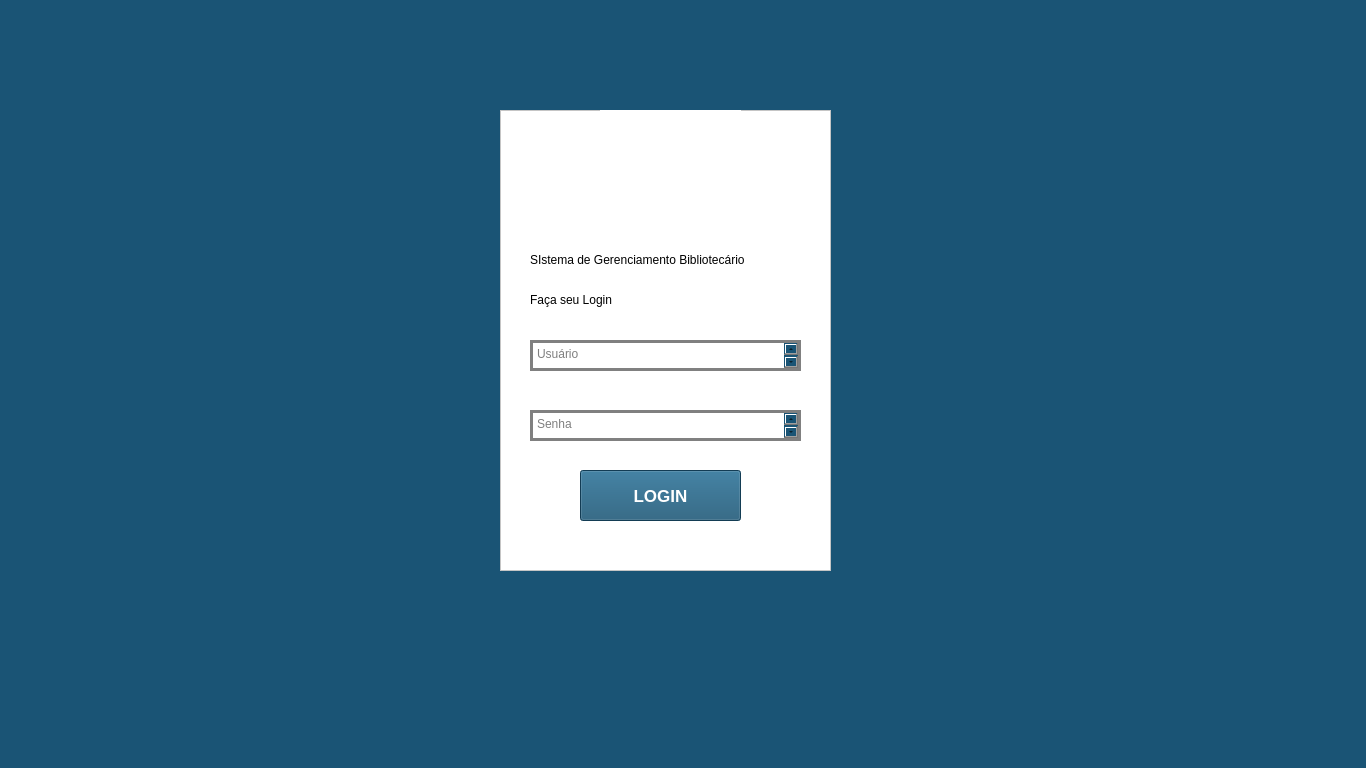
<?xml version="1.0" encoding="UTF-8"?>
<ui version="4.0">
 <class>Login</class>
 <widget class="QWidget" name="Login">
  <property name="windowModality">
   <enum>Qt::WindowModal</enum>
  </property>
  <property name="enabled">
   <bool>true</bool>
  </property>
  <property name="geometry">
   <rect>
    <x>0</x>
    <y>0</y>
    <width>1366</width>
    <height>768</height>
   </rect>
  </property>
  <property name="cursor">
   <cursorShape>ArrowCursor</cursorShape>
  </property>
  <property name="windowTitle">
   <string>BiblioDesk - Login</string>
  </property>
  <property name="layoutDirection">
   <enum>Qt::LeftToRight</enum>
  </property>
  <property name="autoFillBackground">
   <bool>false</bool>
  </property>
  <property name="styleSheet">
   <string notr="true">QWidget{
	background-color:#1a5475;
}

QListView
{
background-color:white;
}

QLabel{
background-color:white;
color:black;
}

QTextEdit
{
background-color:white;
border: 3px solid gray;
color:black;
}

QPushButton
{
	color:white;
}
</string>
  </property>
  <widget class="QListView" name="lvFormLogin">
   <property name="geometry">
    <rect>
     <x>500</x>
     <y>110</y>
     <width>331</width>
     <height>461</height>
    </rect>
   </property>
  </widget>
  <widget class="QLabel" name="lSGB">
   <property name="geometry">
    <rect>
     <x>530</x>
     <y>250</y>
     <width>281</width>
     <height>20</height>
    </rect>
   </property>
   <property name="text">
    <string>SIstema de Gerenciamento Bibliotecário</string>
   </property>
  </widget>
  <widget class="QLabel" name="lLogo">
   <property name="geometry">
    <rect>
     <x>600</x>
     <y>110</y>
     <width>141</width>
     <height>131</height>
    </rect>
   </property>
   <property name="styleSheet">
    <string notr="true"/>
   </property>
   <property name="text">
    <string/>
   </property>
   <property name="pixmap">
    <pixmap>icons/BiblioDesk.png</pixmap>
   </property>
   <property name="scaledContents">
    <bool>true</bool>
   </property>
  </widget>
  <widget class="QLabel" name="lSGB_2">
   <property name="geometry">
    <rect>
     <x>530</x>
     <y>290</y>
     <width>101</width>
     <height>20</height>
    </rect>
   </property>
   <property name="text">
    <string>Faça seu Login</string>
   </property>
  </widget>
  <widget class="QTextEdit" name="teUser">
   <property name="geometry">
    <rect>
     <x>530</x>
     <y>340</y>
     <width>271</width>
     <height>31</height>
    </rect>
   </property>
   <property name="cursor" stdset="0">
    <cursorShape>IBeamCursor</cursorShape>
   </property>
   <property name="tabChangesFocus">
    <bool>true</bool>
   </property>
   <property name="html">
    <string>&lt;!DOCTYPE HTML PUBLIC &quot;-//W3C//DTD HTML 4.0//EN&quot; &quot;http://www.w3.org/TR/REC-html40/strict.dtd&quot;&gt;
&lt;html&gt;&lt;head&gt;&lt;meta name=&quot;qrichtext&quot; content=&quot;1&quot; /&gt;&lt;meta charset=&quot;utf-8&quot; /&gt;&lt;style type=&quot;text/css&quot;&gt;
p, li { white-space: pre-wrap; }
hr { height: 1px; border-width: 0; }
li.unchecked::marker { content: &quot;\2610&quot;; }
li.checked::marker { content: &quot;\2612&quot;; }
&lt;/style&gt;&lt;/head&gt;&lt;body style=&quot; font-family:'Ubuntu'; font-size:11pt; font-weight:400; font-style:normal;&quot;&gt;
&lt;p style=&quot;-qt-paragraph-type:empty; margin-top:0px; margin-bottom:0px; margin-left:0px; margin-right:0px; -qt-block-indent:0; text-indent:0px;&quot;&gt;&lt;br /&gt;&lt;/p&gt;&lt;/body&gt;&lt;/html&gt;</string>
   </property>
   <property name="placeholderText">
    <string>Usuário</string>
   </property>
  </widget>
  <widget class="QTextEdit" name="teUser_2">
   <property name="geometry">
    <rect>
     <x>530</x>
     <y>410</y>
     <width>271</width>
     <height>31</height>
    </rect>
   </property>
   <property name="cursor" stdset="0">
    <cursorShape>IBeamCursor</cursorShape>
   </property>
   <property name="tabChangesFocus">
    <bool>true</bool>
   </property>
   <property name="html">
    <string>&lt;!DOCTYPE HTML PUBLIC &quot;-//W3C//DTD HTML 4.0//EN&quot; &quot;http://www.w3.org/TR/REC-html40/strict.dtd&quot;&gt;
&lt;html&gt;&lt;head&gt;&lt;meta name=&quot;qrichtext&quot; content=&quot;1&quot; /&gt;&lt;meta charset=&quot;utf-8&quot; /&gt;&lt;style type=&quot;text/css&quot;&gt;
p, li { white-space: pre-wrap; }
hr { height: 1px; border-width: 0; }
li.unchecked::marker { content: &quot;\2610&quot;; }
li.checked::marker { content: &quot;\2612&quot;; }
&lt;/style&gt;&lt;/head&gt;&lt;body style=&quot; font-family:'Ubuntu'; font-size:11pt; font-weight:400; font-style:normal;&quot;&gt;
&lt;p style=&quot;-qt-paragraph-type:empty; margin-top:0px; margin-bottom:0px; margin-left:0px; margin-right:0px; -qt-block-indent:0; text-indent:0px;&quot;&gt;&lt;br /&gt;&lt;/p&gt;&lt;/body&gt;&lt;/html&gt;</string>
   </property>
   <property name="placeholderText">
    <string>Senha</string>
   </property>
  </widget>
  <widget class="QPushButton" name="btnLogin">
   <property name="geometry">
    <rect>
     <x>580</x>
     <y>470</y>
     <width>161</width>
     <height>51</height>
    </rect>
   </property>
   <property name="font">
    <font>
     <pointsize>13</pointsize>
     <bold>true</bold>
    </font>
   </property>
   <property name="cursor">
    <cursorShape>PointingHandCursor</cursorShape>
   </property>
   <property name="text">
    <string>LOGIN</string>
   </property>
  </widget>
 </widget>
 <resources/>
 <connections/>
</ui>
